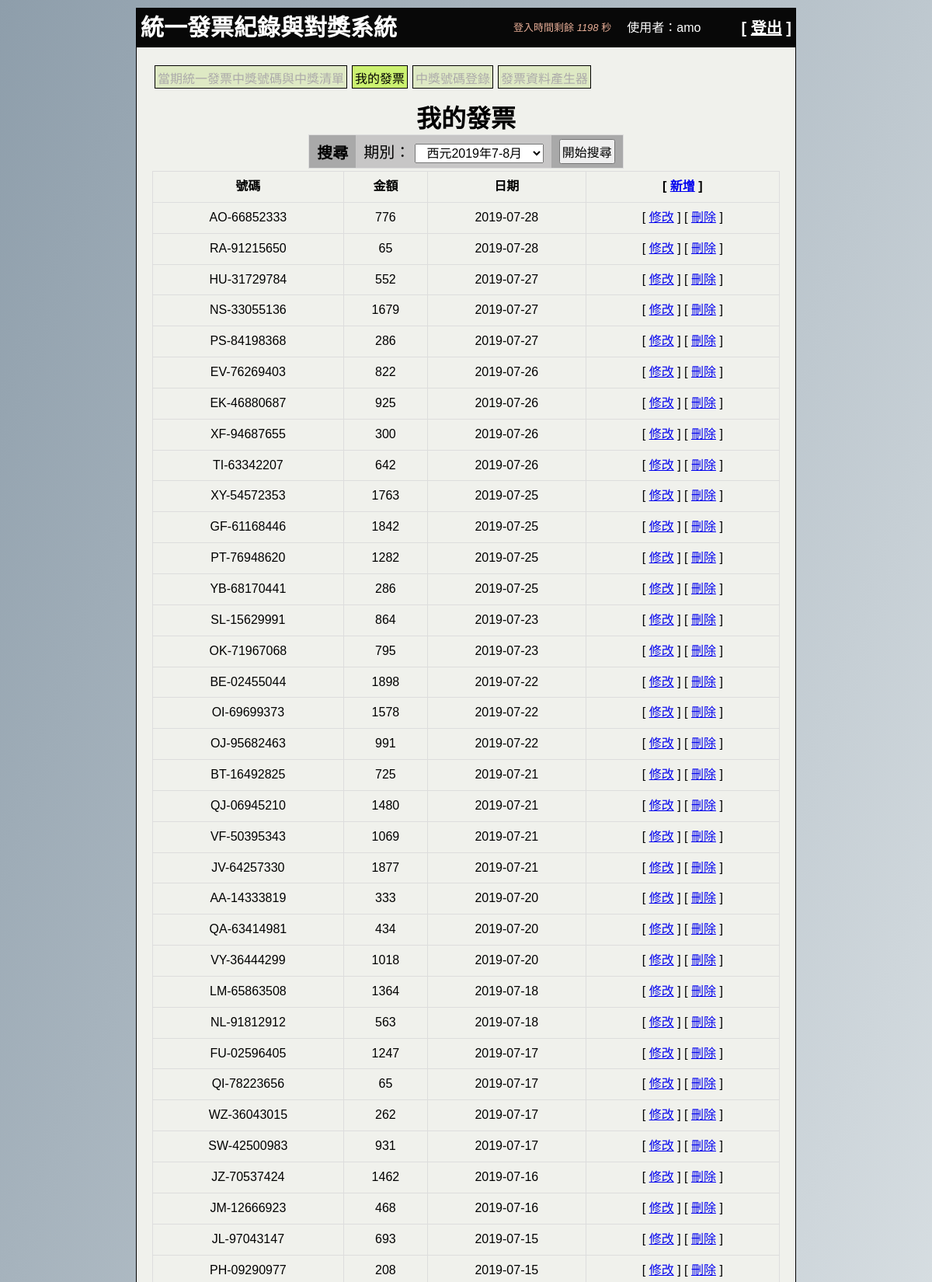
Screenshot of /myinvoice.php?tPage=3 (signed in, upper part) with the database file from the repository.
### tables this page shows
CREATE TABLE `user_invoice` (
  `pk` int(10) UNSIGNED NOT NULL,
  `user_data_pk` int(11) NOT NULL,
  `first_id` varchar(2) NOT NULL,
  `last_num` varchar(8) NOT NULL,
  `invoice_price` int(11) NOT NULL,
  `invoice_date` date NOT NULL,
  `credit_time` timestamp NOT NULL DEFAULT current_timestamp(),
  `modify_time` timestamp NOT NULL DEFAULT current_timestamp()
);

### include/_common.php (called while the page is built, shortened)
<?php
    function fun_stage_datebetween($year,$j){
        switch ($j) {
            case '4':
                return " and (invoice_date >= '". $year ."-7-1' and invoice_date < '". $year ."-9-1') ";
                break;
        }
    }
?>

### myinvoice.php (the view, shortened to what this page needs)
<?php
include_once 'include/_common.php';
$tPageSize = 50;
if (!isset($_GET["tPage"])){
    $tPage = 1;
} else {
    $tPage = intval($_GET["tPage"]);
}
$limit_sql=" LIMIT ". ($tPage-1)*$tPageSize .",". $tPage*$tPageSize ." ";
$srhsql="select * from user_invoice where user_data_pk = '". $_SESSION['userpk'] ."' ". fun_stage_datebetween(substr($_SESSION["srh_ystage"], 0, 4),substr($_SESSION["srh_ystage"], 4, 1)). " order by invoice_date DESC ".$limit_sql;
$rows=$pdo->query($srhsql)->fetchAll();
$list_str="";
foreach ($rows as $k => $v) {
  $list_str.='<tr>';
  $list_str.='<td>'. $v['first_id'] .'-'. $v['last_num'] .'</td>';
  $list_str.='<td>'. $v['invoice_price'] .'</td>';
  $list_str.='<td>'. $v["invoice_date"] .'</td>';
  $list_str.='<td>[ <a href="myinvoice_edit.php?upk='. $v['pk'] .'">修改</a> ] [ <a href="#" onClick="if(confirm(\'確定刪除嗎\')){location.href=\'myinvoice_del.php?dpk='. $v['pk'] .'\';} else{ return false ; }">刪除</a> ]</td>';
  $list_str.='</tr>';
}
?>
<!DOCTYPE html>
<html lang="zh-Hant-TW">
<head>
  <link rel="stylesheet" href="./css/style.css">
  <link rel="stylesheet" href="./css/all.min.css">
</head>
<body>
  <?php include_once 'include/_header.php';?>
  <div class="main">
    <div class="menu">
      <ul>
        <li class="b"><a href="main.php">當期統一發票中獎號碼與中獎清單</a></li>
        <li class="a">我的發票</li>
        <li class="b"><a href="winnum.php">中獎號碼登錄</a></li>
        <li class="b"><a href="invoice_autoproduce.php">發票資料產生器</a></li>
      </ul>
    </div>
    <div class="cont">
      <h1>我的發票</h1>
      <form action="myinvoice.php" method="post">
      <table class="table-search">
        <tr>
         <th>搜尋</th>
         <td>期別：
          <select name="srh_ystage">
            <?php
            for ($i=date("Y"); $i >= 2018; $i--) {
              for ($j=6; $j >= 1 ; $j--) {
                $selstr="";
                if ($i==substr($_SESSION["srh_ystage"], 0, 4) && $j==substr($_SESSION["srh_ystage"], 4, 1)) {
                  $selstr=" selected ";
                }
                echo '<option value="'.$i.$j.'" '. $selstr .'>西元'.$i.'年'.fun_stageName($j).'</option>';
              }
            }
            ?>
        </select>
         </td>
         <th><input type="submit" value="開始搜尋"><input type="hidden" name="sub_srh" value="1"></th>
        </tr>
      </table>
      </form>
      <table class="table-invoicelist">
         <tr>
          <th>號碼</th>
          <th>金額</th>
          <th>日期</th>
          <th>[ <a href="myinvoice_add.php">新增</a> ]</th>
         </tr>
         <?php echo $list_str;?>
       </table>
    </div>
  </div>
</body>
</html>

### css/style.css (style rules this page uses)
* { box-sizing:border-box; margin:0; padding:0; font-family:"Microsoft JhengHei",Arial, Helvetica, sans-serif; list-style-type:none; }
body { background-attachment: fixed; background-image: linear-gradient(to bottom right, #8e9eab, #eef2f3); }
.main { width: 850px; margin: 0 auto 10px auto; border: 1px solid #000; padding: 20px; background: #f0f1ec; }
.menu li { height: 30px; border: 1px solid #000; background: #dee9c4; text-align: center; padding: 3px; margin: 3px; float:left; }
.menu li a { color:#acaaaa; text-decoration: none; }
.menu li.a,.menu li.b:hover { border: 1px solid #000; background: #cbf170; }
.cont h1 { text-align: center; margin:10px auto 0 auto; }
.cont table { border: 1px solid #ddd; border-collapse: collapse; border-spacing: 0; }
.cont .table-invoicelist { width: 100%; max-width: 100%; margin-top: 3px; margin-bottom: 3px; }
.cont .table-invoicelist th, .cont .table-invoicelist td { border: 1px solid #ddd; padding: 8px; line-height: 1.42857143; vertical-align: middle !important; text-align: center !important; }
.table-search { margin: 0 auto; font-size:20px; height:30px; padding: 5px; }
.cont .table-search th, .cont .table-search td { padding: 5px 10px 5px 10px; vertical-align: middle !important; text-align: center !important; }
.table-search th { background: darkgray; }
.table-search td { background: rgb(199, 198, 198); }
.cont .table-search input[type='text'],.cont .table-search select,.cont .table-search input[type='submit'] { padding:2px 2px; font-size:16px; text-align:center; }

### rows the page displays
user_invoice: first "AO", last_num "66852333", invoice_price "776", invoice_date "2019-07-28"
user_invoice: first "RA", last_num "91215650", invoice_price "65", invoice_date "2019-07-28"
user_invoice: first "HU", last_num "31729784", invoice_price "552", invoice_date "2019-07-27"
user_invoice: first "NS", last_num "33055136", invoice_price "1679", invoice_date "2019-07-27"
user_invoice: first "PS", last_num "84198368", invoice_price "286", invoice_date "2019-07-27"
user_invoice: first "EV", last_num "76269403", invoice_price "822", invoice_date "2019-07-26"
user_invoice: first "EK", last_num "46880687", invoice_price "925", invoice_date "2019-07-26"
user_invoice: first "XF", last_num "94687655", invoice_price "300", invoice_date "2019-07-26"
user_invoice: first "TI", last_num "63342207", invoice_price "642", invoice_date "2019-07-26"
user_invoice: first "XY", last_num "54572353", invoice_price "1763", invoice_date "2019-07-25"
user_invoice: first "GF", last_num "61168446", invoice_price "1842", invoice_date "2019-07-25"
user_invoice: first "PT", last_num "76948620", invoice_price "1282", invoice_date "2019-07-25"
user_invoice: first "YB", last_num "68170441", invoice_price "286", invoice_date "2019-07-25"
user_invoice: first "SL", last_num "15629991", invoice_price "864", invoice_date "2019-07-23"
user_invoice: first "OK", last_num "71967068", invoice_price "795", invoice_date "2019-07-23"
user_invoice: first "BE", last_num "02455044", invoice_price "1898", invoice_date "2019-07-22"
user_invoice: first "OI", last_num "69699373", invoice_price "1578", invoice_date "2019-07-22"
user_invoice: first "OJ", last_num "95682463", invoice_price "991", invoice_date "2019-07-22"
user_invoice: first "BT", last_num "16492825", invoice_price "725", invoice_date "2019-07-21"
user_invoice: first "QJ", last_num "06945210", invoice_price "1480", invoice_date "2019-07-21"
user_invoice: first "VF", last_num "50395343", invoice_price "1069", invoice_date "2019-07-21"
user_invoice: first "JV", last_num "64257330", invoice_price "1877", invoice_date "2019-07-21"
user_invoice: first "AA", last_num "14333819", invoice_price "333", invoice_date "2019-07-20"
user_invoice: first "QA", last_num "63414981", invoice_price "434", invoice_date "2019-07-20"
user_invoice: first "VY", last_num "36444299", invoice_price "1018", invoice_date "2019-07-20"
user_invoice: first "LM", last_num "65863508", invoice_price "1364", invoice_date "2019-07-18"
user_invoice: first "NL", last_num "91812912", invoice_price "563", invoice_date "2019-07-18"
user_invoice: first "FU", last_num "02596405", invoice_price "1247", invoice_date "2019-07-17"
user_invoice: first "QI", last_num "78223656", invoice_price "65", invoice_date "2019-07-17"
user_invoice: first "WZ", last_num "36043015", invoice_price "262", invoice_date "2019-07-17"
user_invoice: first "SW", last_num "42500983", invoice_price "931", invoice_date "2019-07-17"
user_invoice: first "JZ", last_num "70537424", invoice_price "1462", invoice_date "2019-07-16"
user_invoice: first "JM", last_num "12666923", invoice_price "468", invoice_date "2019-07-16"
user_invoice: first "JL", last_num "97043147", invoice_price "693", invoice_date "2019-07-15"
user_invoice: first "PH", last_num "09290977", invoice_price "208", invoice_date "2019-07-15"
